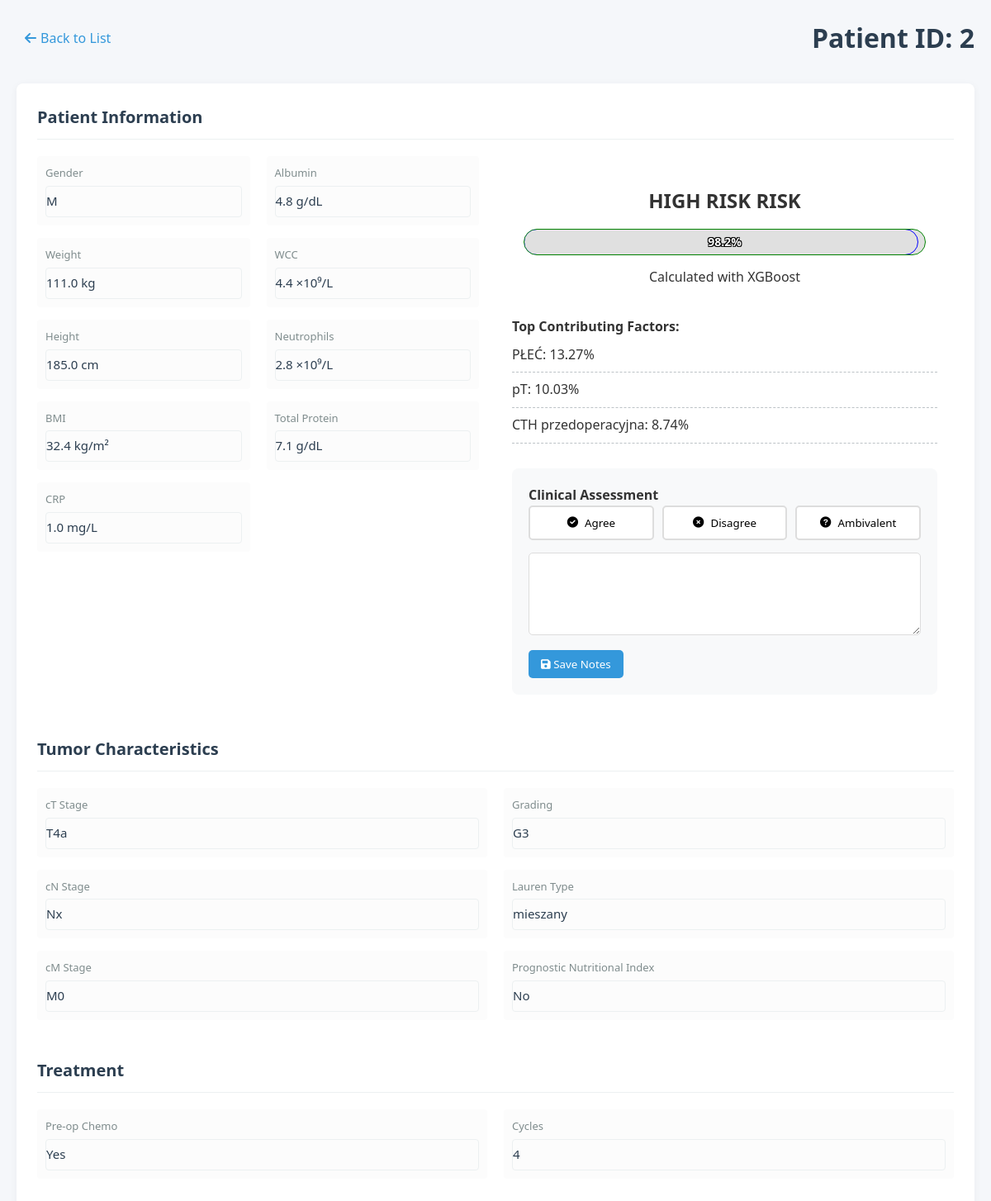
Page /patient/2 on the committed database.
### models.py (models this page shows, shortened)
class Patient(db.Model):
    id = db.Column(db.Integer, primary_key=True)
    gender = db.Column(db.String(1), nullable=False)        # 'M' lub 'K'
    weight = db.Column(db.Float, nullable=False)            # waga w kg (wartości numeryczne)
    height = db.Column(db.Float, nullable=False)            # wzrost w cm (wartości numeryczne)
    bmi = db.Column(db.Float, nullable=False)               # BMI (wartości numeryczne)
    CRP = db.Column(db.Float, nullable=False)               # CRP (wartości numeryczne)
    Alb = db.Column(db.Float, nullable=False)               # Alb (wartości numeryczne)
    WCC = db.Column(db.Float, nullable=False)               # WCC (wartości numeryczne)
    NEU = db.Column(db.Float, nullable=False)               # NEU (wartości numeryczne)
    total_protein = db.Column(db.Float, nullable=False)     # białko całkowite (wartości numeryczne)
    pT = db.Column(db.String(10), nullable=False)           # stadium T (wartości kategoryczne)
    pN = db.Column(db.String(10), nullable=False)           # stadium N (wartości kategoryczne)
    pM = db.Column(db.String(10), nullable=False)           # stadium M (wartości kategoryczne)
    PNI = db.Column(db.Integer, nullable=False)             # PNI (wartości numeryczne 0-1)
    GRADING = db.Column(db.String(10), nullable=False)      # stopień zróżnicowania (wartości kategoryczne)
    Lauren = db.Column(db.String(10), nullable=False)       # typ Lauren (wartości kategoryczne)
    CTH_preop = db.Column(db.String(10), nullable=False)    # chemioterapia przedoperacyjna (wartości kategoryczne)
    cycles_number = db.Column(db.Integer, nullable=False)   # liczba cykli chemioterapii (wartości numeryczne)
    predictions = db.relationship('Prediction', backref='patient', lazy=True)

class Prediction(db.Model):
    id = db.Column(db.Integer, primary_key=True)
    patient_id = db.Column(db.Integer, db.ForeignKey('patient.id'), nullable=False)
    probability = db.Column(db.Float, nullable=False)
    model_used = db.Column(db.String(50), nullable=False)
    interpretation = db.Column(db.String(50), nullable=False)
    top_factors = db.Column(db.JSON)  # Stores list of important factors
    clinician_agreement = db.Column(db.String(20))  # 'agree', 'disagree', 'ambivalent'
    clinician_notes = db.Column(db.Text)
    patient_id = db.Column(db.Integer, db.ForeignKey('patient.id'), nullable=False)

### app.py (the view)
    @app.route('/patient/<int:patient_id>')
    def patient_detail(patient_id):
        patient = Patient.query.get_or_404(patient_id)
        predictions = patient.predictions
        return render_template('patient.html', patient=patient, predictions=predictions)

### templates/patient.html (shortened to what this page needs)
{% extends "base.html" %}
{% block content %}
<header class="patient-header">
    <button class="back-button" onclick="window.history.back()">
        <i class="fas fa-arrow-left"></i> Back to List
    </button>
    <h1>Patient ID: {{ patient.id }}</h1>
</header>
<div class="patient-profile">
    <div class="profile-column patient-data">
        <div class="section-title">
            <h2>Patient Information</h2>
        </div>
        <div class="data-columns">
            <div class="data-subcolumn">
                <div class="data-field">
                    <label>Gender</label>
                    <div class="editable-field">{{ patient.gender }}</div>
                </div>
                <div class="data-field">
                    <label>Weight</label>
                    <div class="editable-field">{{ patient.weight }} kg</div>
                </div>
                <div class="data-field">
                    <label>Height</label>
                    <div class="editable-field">{{ patient.height }} cm</div>
                </div>
                <div class="data-field">
                    <label>BMI</label>
                    <div class="editable-field">{{ patient.bmi }} kg/m²</div>
                </div>
                <div class="data-field">
                    <label>CRP</label>
                    <div class="editable-field">{{ patient.CRP }} mg/L</div>
                </div>
            </div>
            <div class="data-subcolumn">
                <div class="data-field">
                    <label>Albumin</label>
                    <div class="editable-field">{{ patient.Alb }} g/dL</div>
                </div>
                <div class="data-field">
                    <label>WCC</label>
                    <div class="editable-field">{{ patient.WCC }} ×10⁹/L</div>
                </div>
                <div class="data-field">
                    <label>Neutrophils</label>
                    <div class="editable-field">{{ patient.NEU }} ×10⁹/L</div>
                </div>
                <div class="data-field">
                    <label>Total Protein</label>
                    <div class="editable-field">{{ patient.total_protein }} g/dL</div>
                </div>
            </div>
            <div class="prediction-data">
                {% if predictions %}
                    {% for prediction in predictions %}
                    <div class="prediction-result">
                        <div class="risk-level risk-{{ prediction.interpretation|lower|replace(' ', '-') }}">
                            <h3>{{ prediction.interpretation }} RISK</h3>
                            <div class="probability-gauge">
                                <div class="gauge-fill" style="width: {{ (prediction.probability * 100)|round(1) }}%"></div>
                                <span class="probability-value">{{ (prediction.probability * 100)|round(1) }}%</span>
                            </div>
                            <p>Calculated with {{ prediction.model_used }}</p>
                        </div>
                        {% if prediction.top_factors %}
                        <div class="important-factors">
                            <h4>Top Contributing Factors:</h4>
                            <ul>
                                {% for factor in prediction.top_factors %}
                                <li>{{ factor }}</li>
                                {% endfor %}
                            </ul>
                        </div>
                        {% endif %}
                        <div class="clinician-feedback">
                            <h4>Clinical Assessment</h4>
                            <form method="POST" action="{{ url_for('save_feedback', prediction_id=prediction.id) }}">
                                <div class="feedback-buttons">
                                    <button type="submit" name="agreement" value="agree"
                                            class="{% if prediction.clinician_agreement == 'agree' %}active{% endif %}">
                                        <i class="fas fa-check-circle"></i> Agree
                                    </button>
                                    <button type="submit" name="agreement" value="disagree"
                                            class="{% if prediction.clinician_agreement == 'disagree' %}active{% endif %}">
                                        <i class="fas fa-times-circle"></i> Disagree
                                    </button>
                                    <button type="submit" name="agreement" value="ambivalent"
                                            class="{% if prediction.clinician_agreement == 'ambivalent' %}active{% endif %}">
                                        <i class="fas fa-question-circle"></i> Ambivalent
                                    </button>
                                </div>
                                <div class="feedback-notes">
                                    <textarea name="clinician_notes" placeholder="Enter your clinical reasoning...">
                                        {{ prediction.clinician_notes or '' }}
                                    </textarea>
                                    <button type="submit" class="btn-save-notes">
                                        <i class="fas fa-save"></i> Save Notes
                                    </button>
                                </div>
                            </form>
                        </div>
                    </div>
                    {% endfor %}
                {% else %}
                    <div class="no-prediction">
                        <p>No prediction available for this patient</p>
                    </div>
                {% endif %}
            </div>
        </div>
        <div class="section-title" style="margin-top: 30px;">
            <h2>Tumor Characteristics</h2>
        </div>
        <div class="data-columns">
            <div class="data-subcolumn">
                <div class="data-field">
                    <label>cT Stage</label>
                    <div class="editable-field">{{ patient.pT }}</div>
                </div>
                <div class="data-field">
                    <label>cN Stage</label>
                    <div class="editable-field">{{ patient.pN }}</div>
                </div>
                <div class="data-field">
                    <label>cM Stage</label>
                    <div class="editable-field">{{ patient.pM }}</div>
                </div>
            </div>
            <div class="data-subcolumn">
                <div class="data-field">
                    <label>Grading</label>
                    <div class="editable-field">{{ patient.GRADING }}</div>
                </div>
                <div class="data-field">
                    <label>Lauren Type</label>
                    <div class="editable-field">{{ patient.Lauren }}</div>
                </div>
                <div class="data-field">
                    <label>Prognostic Nutritional Index</label>
                    <div class="editable-field">{{ "Yes" if patient.PNI else "No" }}</div>
                </div>
            </div>
        </div>
        <div class="section-title" style="margin-top: 30px;">
            <h2>Treatment</h2>
        </div>
        <div class="data-columns">
            <div class="data-subcolumn">
                <div class="data-field">
                    <label>Pre-op Chemo</label>
                    <div class="editable-field">{{ "Yes" if patient.CTH_preop == "tak" else "No" }}</div>
                </div>
            </div>
            <div class="data-subcolumn">
                <div class="data-field">
                    <label>Cycles</label>
                    <div class="editable-field">{{ patient.cycles_number }}</div>
                </div>
            </div>
        </div>
    </div>
</div>
</div>
{% endblock %}

### static/css/styles.css (style rules this page uses)
:root { --primary-color: #2c3e50; --secondary-color: #3498db; --accent-color: #e74c3c; --light-gray: #ecf0f1; --medium-gray: #bdc3c7; --dark-gray: #7f8c8d; --success-color: #2ecc71; --warning-color: #f39c12; --danger-color: #e74c3c; }
* { margin: 0; padding: 0; box-sizing: border-box; font-family: 'Segoe UI', Tahoma, Geneva, Verdana, sans-serif; }
body { background-color: #f5f7fa; color: #333; line-height: 1.6; }
header { margin-bottom: 30px; display: flex; justify-content: space-between; align-items: center; flex-wrap: wrap; gap: 20px; }
h1 { color: var(--primary-color); font-weight: 600; }
.patient-header { margin-bottom: 30px; display: flex; align-items: center; gap: 20px; }
.back-button { background: none; border: none; color: var(--secondary-color); font-size: 16px; cursor: pointer; display: flex; align-items: center; gap: 5px; padding: 5px 10px; border-radius: 4px; transition: background-color 0.2s; }
.patient-profile { display: flex; gap: 30px; width: 100%; }
.profile-column { background: white; border-radius: 8px; box-shadow: 0 2px 10px rgba(0, 0, 0, 0.05); padding: 25px; }
.section-title { margin-bottom: 20px; padding-bottom: 10px; border-bottom: 1px solid var(--light-gray); }
.section-title h2 { color: var(--primary-color); font-size: 20px; }
.editable-field { padding: 8px 12px; border: 1px solid var(--light-gray); border-radius: 4px; min-height: 38px; }
.feedback-buttons { display: flex; gap: 10px; margin-bottom: 20px; }
.data-field:last-child { border-bottom: none; }
.editable-field { padding: 8px 0; color: #333; }
.data-columns { display: flex; gap: 20px; flex-grow: 1; }
.data-subcolumn { flex: 1; min-width: 0; }
.patient-data { flex: 1; min-width: 0; display: flex; flex-direction: column; }
.prediction-data { width: 50%; min-width: 400px; }
.data-field { margin-bottom: 15px; padding: 10px; background: rgba(245, 245, 245, 0.3); border-radius: 4px; }
.data-field label { display: block; font-size: 13px; color: var(--dark-gray); margin-bottom: 5px; }
.data-field .editable-field { font-size: 15px; font-weight: 500; color: var(--primary-color); padding: 5px 0; }
.prediction-result { padding: 20px; }
.risk-level { text-align: center; margin-bottom: 20px; padding: 15px; border-radius: 8px; }
.risk-level h3 { margin-bottom: 10px; font-size: 24px; }
.important-factors ul { list-style-type: none; }
.important-factors li { padding: 8px 0; border-bottom: 1px dashed var(--medium-gray); }
.clinician-feedback { margin-top: 30px; padding: 20px; background: #f8f9fa; border-radius: 8px; }
.feedback-buttons { display: flex; gap: 10px; margin-bottom: 15px; }
.feedback-buttons button { flex: 1; padding: 10px; border: 2px solid #ddd; background: white; border-radius: 5px; cursor: pointer; transition: all 0.3s; display: flex; align-items: center; justify-content: center; gap: 8px; }
.feedback-notes textarea { width: 100%; min-height: 100px; padding: 10px; border: 1px solid #ddd; border-radius: 5px; resize: vertical; }
.btn-save-notes { margin-top: 10px; padding: 8px 15px; background: var(--secondary-color); color: white; border: none; border-radius: 5px; cursor: pointer; }
.probability-value { position: absolute; top: 50%; left: 50%; transform: translate(-50%, -50%); font-weight: bold; font-size: 14px; color: #000; text-shadow: -1px -1px 0 #fff, 1px -1px 0 #fff, -1px 1px 0 #fff, 1px 1px 0 #fff; mix-blend-mode: normal; pointer-events: none; z-index: 2; }
.probability-gauge { height: 30px; background: #e0e0e0; border-radius: 15px; margin: 15px 0; position: relative; overflow: hidden; }
.gauge-fill { position: absolute; top: 0; left: 0; height: 100%; width: 0%; border-radius: 15px; transition: width 0.5s ease; z-index: 1; }
.probability-value { position: absolute; top: 50%; left: 50%; transform: translate(-50%, -50%); font-weight: bold; font-size: 14px; z-index: 2; color: white; text-shadow: -1px -1px 0 #000, 1px -1px 0 #000, -1px 1px 0 #000, 1px 1px 0 #000; }
.probability-gauge { outline: 1px solid green; }
.gauge-fill { outline: 1px solid blue; }

### rows in the picture
Patient: id "2", gender "M", weight "111.0", height "185.0", bmi "32.4", CRP "1.0", Alb "4.8", WCC "4.4", NEU "2.8", total_protein "7.1", pT "T4a", pN "Nx", pM "M0", GRADING "G3", Lauren "mieszany", PNI "No", CTH_preop "Yes", cycles_number "4"
Prediction: interpretation "HIGH RISK", (prediction.probability*100)|round(1) "98.2", model_used "XGBoost", top_factors "PŁEĆ: 13.27%" "pT: 10.03%" "CTH przedoperacyjna: 8.74%"
